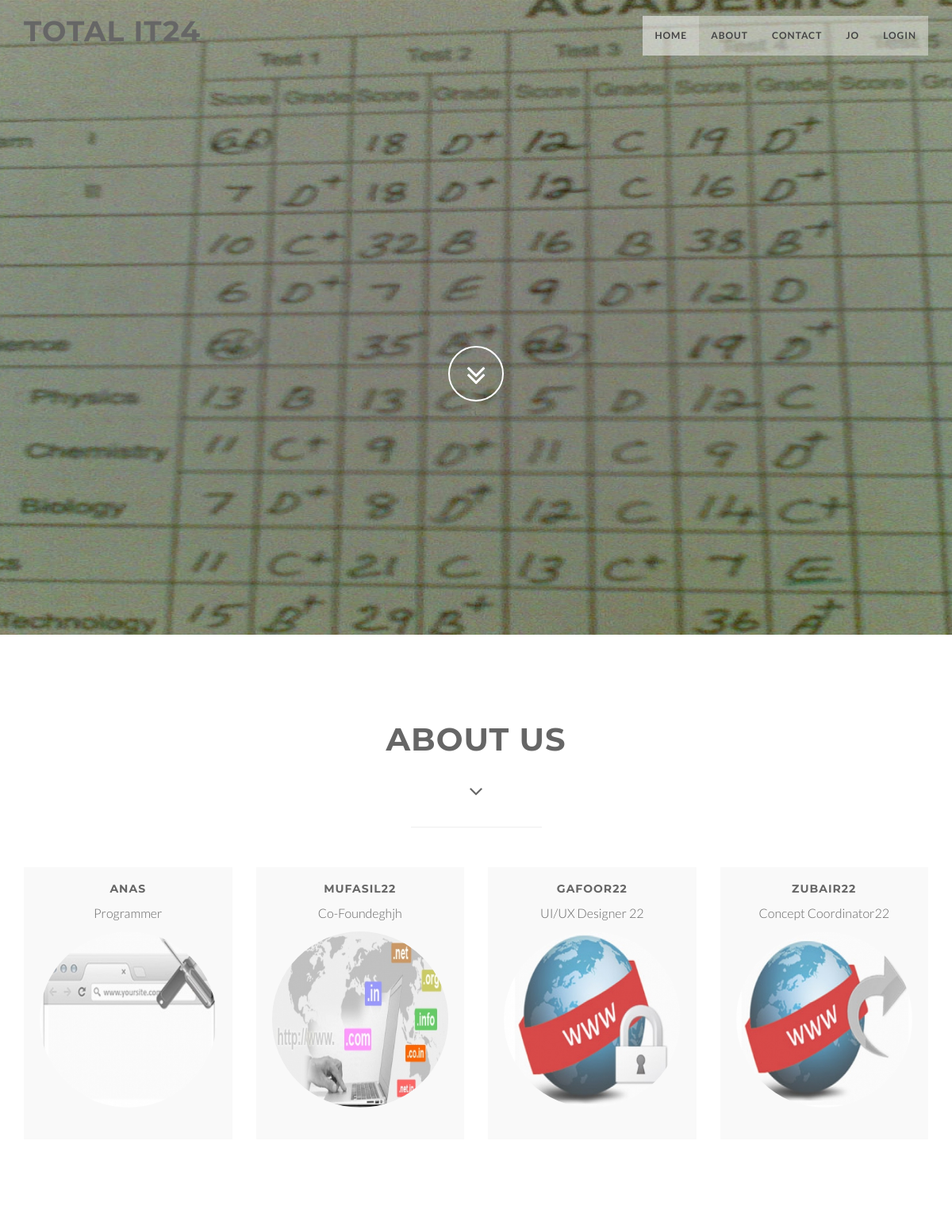
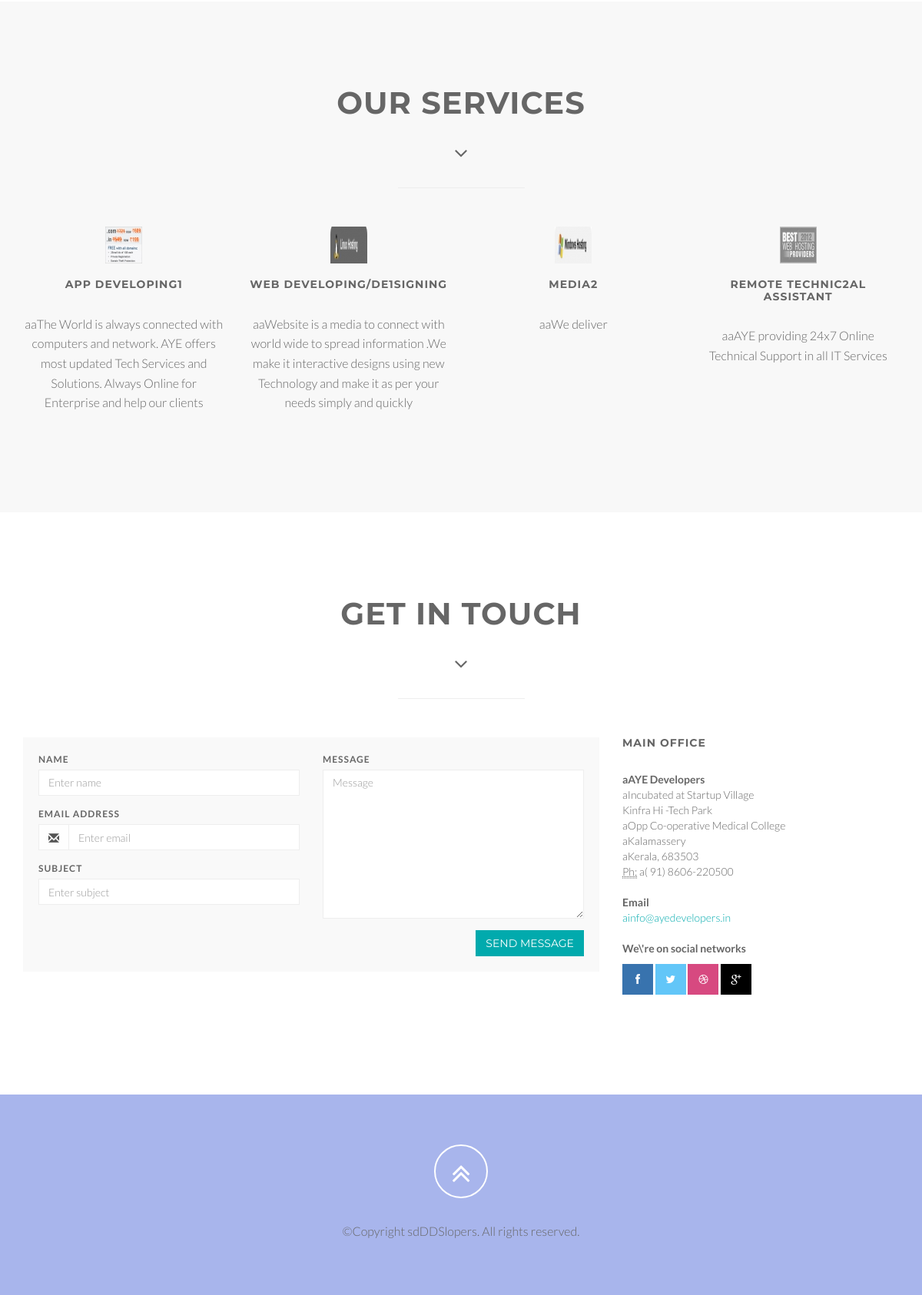
The page / on the database its author committed (2 pictures, top to bottom).
### tables this page shows
CREATE TABLE IF NOT EXISTS `header` (
`id` int(200) NOT NULL,
  `title` varchar(18) NOT NULL,
  `nav1` varchar(7) NOT NULL,
  `nav2` varchar(7) NOT NULL,
  `nav3` varchar(7) NOT NULL,
  `nav4` varchar(7) NOT NULL
);

CREATE TABLE IF NOT EXISTS `midle` (
`id` int(10) NOT NULL,
  `name1` varchar(20) NOT NULL,
  `name2` varchar(20) NOT NULL,
  `name3` varchar(20) NOT NULL,
  `name4` varchar(20) NOT NULL,
  `namede1` varchar(40) NOT NULL,
  `namede2` varchar(40) NOT NULL,
  `namede3` varchar(40) NOT NULL,
  `namede4` varchar(40) NOT NULL,
  `nameimg1` varchar(200) NOT NULL,
  `nameimg2` varchar(200) NOT NULL,
  `nameimg3` varchar(200) NOT NULL,
  `nameimg4` varchar(200) NOT NULL,
  `serv1t` varchar(40) NOT NULL,
  `serv2t` varchar(40) NOT NULL,
  `serv3t` varchar(40) NOT NULL,
  `serv4t` varchar(40) NOT NULL,
  `serv1d` varchar(200) NOT NULL,
  `serv2d` varchar(200) NOT NULL,
  `serv3d` varchar(200) NOT NULL,
  `serv4d` varchar(200) NOT NULL
);

CREATE TABLE IF NOT EXISTS `contact` (
`id` int(11) NOT NULL,
  `address1` varchar(50) NOT NULL,
  `address2` varchar(50) NOT NULL,
  `address3` varchar(50) NOT NULL,
  `address4` varchar(50) NOT NULL,
  `address5` varchar(50) NOT NULL,
  `address6` varchar(50) NOT NULL,
  `phone` varchar(50) NOT NULL,
  `email` varchar(50) NOT NULL,
  `facebook` varchar(50) NOT NULL,
  `twitter` varchar(50) NOT NULL,
  `dribble` varchar(50) NOT NULL,
  `google+` varchar(50) NOT NULL
);

CREATE TABLE IF NOT EXISTS `footer` (
`id` int(11) NOT NULL,
  `copyright` varchar(50) NOT NULL
);

### index.php (the view, shortened to what the rows shown need)
<?php
require_once 'config.php';
?>
<!DOCTYPE html>
<html lang="en">
    <head>
        <link href="css/bootstrap.min.css" rel="stylesheet" type="text/css">
        <link href="font-awesome/css/font-awesome.min.css" rel="stylesheet" type="text/css">
        <link href="css/animate.css" rel="stylesheet" />
        <link href="css/style.css" rel="stylesheet">
        <link href="color/default.css" rel="stylesheet">
    </head>
    <body id="page-top" data-spy="scroll" data-target=".navbar-custom">
        <nav class="navbar navbar-custom navbar-fixed-top" role="navigation">
            <div class="container">
                <div class="navbar-header page-scroll">
                    <h1> <?php
                        echo $row["title"];
                        ?></h1>
                </div>
                <div class="collapse navbar-collapse navbar-right navbar-main-collapse">
                    <ul class="nav navbar-nav">
                        <li class="active"><a href="#intro"><?php
                                echo $row["nav1"];
                                ?></a></li>
                        <li><a href="#about"><?php
                                echo $row["nav2"];
                                ?></a></li>
                        <li><a href="#service"><?php
                                echo $row["nav3"];
                                ?></a></li>
                        <li><a href="#contact"><?php
                                echo $row["nav4"];
                                ?></a></li>
                    </ul>
                </div>
            </div>
        </nav>
        <section id="intro" class="intro">
            <div class="slogan">
                <h2>&nbsp;</h2>
            </div>
        </section>
        <section id="about" class="home-section text-center">
            <div class="heading-about">
                <div class="container">
                    <div class="row">
                        <div class="col-lg-8 col-lg-offset-2">
                            <div class="wow bounceInDown" data-wow-delay="0.4s">
                                <div class="section-heading">
                                    <h2>About us</h2>
                                </div>
                            </div>
                        </div>
                    </div>
                </div>
            </div>
            <div class="container">
                <div class="row">
                    <div class="col-xs-6 col-sm-3 col-md-3">
                        <div class="wow bounceInUp" data-wow-delay="0.2s">
                            <div class="team boxed-grey">
                                <div class="inner">
                                    <h5><?php
                                        echo $row["name1"];
                                        ?></h5>
                                    <p class="subtitle"><?php
                                        echo $row["namede1"];
                                        ?></p>
                                    <div class="avatar"><img src="img/team/1.jpg" alt="" class="img-responsive img-circle" /></div>
                                </div>
                            </div>
                        </div>
                    </div>
                    <div class="col-xs-6 col-sm-3 col-md-3">
                        <div class="wow bounceInUp" data-wow-delay="0.5s">
                            <div class="team boxed-grey">
                                <div class="inner">
                                    <h5><?php
                                        echo $row["name2"];
                                        ?></h5>
                                    <p class="subtitle"><?php
                                        echo $row["namede2"];
                                        ?></p>
                                    <div class="avatar"><img src="img/team/2.jpg" alt="" class="img-responsive img-circle" /></div>
                                </div>
                            </div>
                        </div>
                    </div>
                    <div class="col-xs-6 col-sm-3 col-md-3">
                        <div class="wow bounceInUp" data-wow-delay="0.8s">
                            <div class="team boxed-grey">
                                <div class="inner">
                                    <h5><?php
                                        echo $row["name3"];
                                        ?></h5>
                                    <p class="subtitle"><?php
                                        echo $row["namede3"];
                                        ?></p>
                                    <div class="avatar"><img src="img/team/3.jpg" alt="" class="img-responsive img-circle" /></div>
                                </div>
                            </div>
                        </div>
                    </div>
                    <div class="col-xs-6 col-sm-3 col-md-3">
                        <div class="wow bounceInUp" data-wow-delay="1s">
                            <div class="team boxed-grey">
                                <div class="inner">
                                    <h5><?php
                                        echo $row["name4"];
                                        ?></h5>
                                    <p class="subtitle"><?php
                                        echo $row["namede4"];
                                        ?></p>
                                    <div class="avatar"><img src="img/team/4.jpg" alt="" class="img-responsive img-circle" /></div>
                                </div>
                            </div>
                        </div>
                    </div>
                </div>
            </div>
        </section>
        <section id="service" class="home-section text-center bg-gray">
            <div class="heading-about">
                <div class="container">
                    <div class="row">
                        <div class="col-lg-8 col-lg-offset-2">
                            <div class="wow bounceInDown" data-wow-delay="0.4s">
                                <div class="section-heading">
                                    <h2>Our Services</h2>
                                </div>
                            </div>
                        </div>
                    </div>
                </div>
            </div>
            <div class="container">
                <div class="row">
                    <div class="col-sm-3 col-md-3">
                        <div class="wow fadeInLeft" data-wow-delay="0.2s">
                            <div class="service-box">
                                <div class="service-desc">
                                    <h5><?php
                                        echo $row["serv1t"];
                                        ?></h5>
                                    <p><?php
                                        echo $row["serv1d"];
                                        ?></p>
                                </div>
                            </div>
                        </div>
                    </div>
                    <div class="col-sm-3 col-md-3">
                        <div class="wow fadeInUp" data-wow-delay="0.2s">
                            <div class="service-box">
                                <div class="service-desc">
                                    <h5><?php
                                        echo $row["serv2t"];
                                        ?></h5>
                                    <p><?php
                                        echo $row["serv2d"];
                                        ?></p>
                                </div>
                            </div>
                        </div>
                    </div>
                    <div class="col-sm-3 col-md-3">
                        <div class="wow fadeInUp" data-wow-delay="0.2s">
                            <div class="service-box">
                                <div class="service-desc">
                                    <h5><?php
                                        echo $row["serv3t"];
                                        ?></h5>
                                    <p><?php
                                        echo $row["serv3d"];
                                        ?></p>
                                </div>
                            </div>
                        </div>
                    </div>
                    <div class="col-sm-3 col-md-3">
                        <div class="wow fadeInRight" data-wow-delay="0.2s">
                            <div class="service-box">
                                <div class="service-desc">
                                    <h5><?php
                                        echo $row["serv4t"];
                                        ?></h5>
                                    <p><?php
                                        echo $row["serv4d"];
                                        ?></p>
                                </div>
                            </div>
                        </div>
                    </div>
                </div>
            </div>
        </section>
        <section id="contact" class="home-section text-center">
            <div class="heading-contact">
                <div class="container">
                    <div class="row">
                        <div class="col-lg-8 col-lg-offset-2">
                            <div class="wow bounceInDown" data-wow-delay="0.4s">
                                <div class="section-heading">
                                    <h2>Get in touch</h2>
                                </div>
                            </div>
                        </div>
                    </div>
                </div>
            </div>
            <div class="container">
                <div class="row">
                    <div class="col-lg-4">
                        <div class="widget-contact">
                            <h5>Main Office</h5>
                            <address>
                                <strong><?php
                                    echo $row["address1"];
                                    ?></strong><br>
                                <?php
                                echo $row["address2"];
                                ?><br>
                                    <?php
                                    echo $row["address3"];
                                    ?><br>
                                <?php
                                echo $row["address4"];
                                ?><br>
                                <?php
                                echo $row["address5"];
                                ?>
                                <br>
                                <?php
                                echo $row["address6"];
                                ?><br>
                                <abbr title="Phone">Ph:</abbr> <?php
                                echo $row["phone"];
                                ?>
                            </address>
                            <address>
                                <strong>Email</strong><br>
                                <a href="mailto:#"><?php
                                    echo $row["email"];
                                    ?></a>
                            </address>
                            <address>
                                <strong>We\'re on social networks</strong><br>
                                <ul class="company-social">
                                </ul>
                            </address>
                        </div>
                    </div>
                </div>
            </div>
        </section>
        <footer>
            <div class="container">
                <div class="row">
                    <div class="col-md-12 col-lg-12">
                        <div class="wow shake" data-wow-delay="0.4s">
                            <div class="page-scroll marginbot-30">
                            </div>
                        </div>
                        <p>&copy;Copyright <?php
                            echo $row["copyright"];
                            ?>. All rights reserved.</p>
                    </div>
                </div>
            </div>
        </footer>
    </body>
</html>

### rows shown on the page
header: title "TOTAL IT24", nav1 "HOME", nav2 "ABOUT", nav3 "CONTACT", nav4 "JO", midle.name1 "ANAS", midle.namede1 "Programmer", midle.name2 "MUFASIL22", midle.namede2 "Co-Foundeghjh", midle.name3 "GAFOOR22", midle.namede3 "UI/UX Designer 22", midle.name4 "ZUBAIR22", midle.namede4 "Concept Coordinator22", midle.serv1t "APP DEVELOPING1", midle.serv1d "aaThe World is always connected with computers and network. AYE offers most updated Tech Services and Solutions. Always Online for Enterprise and help our clients", midle.serv2t "WEB DEVELOPING/DE1SIGNING", midle.serv2d "aaWebsite is a media to connect with world wide to spread information .We make it interactive designs using new Technology and make it as per your needs simply and quickly", midle.serv3t "MEDIA2", midle.serv3d "aaWe deliver", midle.serv4t "REMOTE TECHNIC2AL ASSISTANT", midle.serv4d "aaAYE providing 24x7 Online Technical Support in all IT Services", contact.address1 "aAYE Developers", contact.address2 "aIncubated at Startup Village", contact.address3 "Kinfra Hi -Tech Park", contact.address4 "aOpp Co-operative Medical College", contact.address5 "aKalamassery", contact.address6 "aKerala, 683503", contact.phone "a( 91) 8606-220500", contact.email "ainfo@ayedevelopers.in", footer.copyright "sdDDSlopers"
